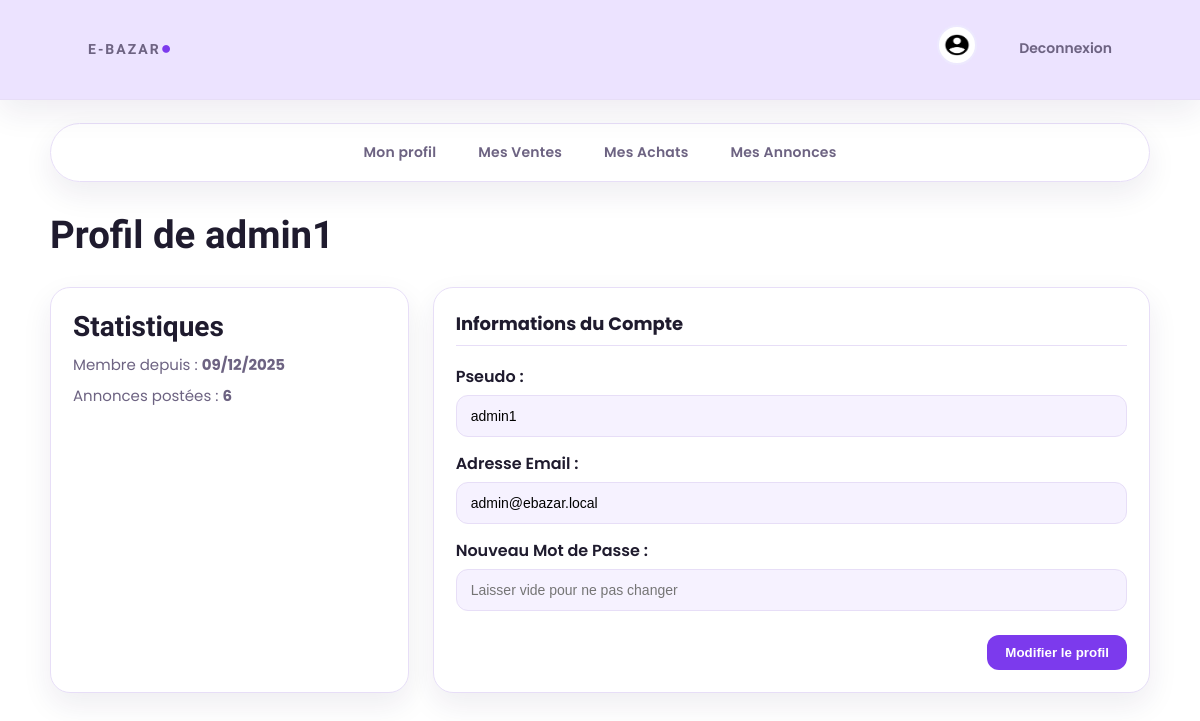
Page /profil.php (signed in) on the committed database.
### tables this page shows
CREATE TABLE utilisateurs (
    id INT AUTO_INCREMENT PRIMARY KEY,
    pseudo VARCHAR(255) NOT NULL UNIQUE,
    email VARCHAR(255) NOT NULL UNIQUE,
    mot_de_passe VARCHAR(255) NOT NULL,
    role ENUM('UTILISATEUR', 'ADMIN') NOT NULL DEFAULT 'UTILISATEUR',
    date_creation DATETIME NOT NULL DEFAULT CURRENT_TIMESTAMP
);

### public/profil.php (the view, shortened to what this page needs)
<?php
include '../config/config.php';
$current_user_id = $_SESSION['id'];
$user_info = null;
$nombre_annonces = 0;
try {
    $stmt_user = $pdo->prepare("SELECT pseudo, email, date_creation FROM utilisateurs WHERE id = ?");
    $stmt_user->execute([$current_user_id]);
    $user_info_fetched = $stmt_user->fetch(PDO::FETCH_ASSOC);
    $user_info = $user_info_fetched;
    $current_pseudo = $_POST['pseudo'] ?? $user_info['pseudo'];
    $current_email = $_POST['email'] ?? $user_info['email'];
    $stmt_count = $pdo->prepare("SELECT COUNT(id) FROM annonces WHERE vendeur_id = ?");
    $stmt_count->execute([$current_user_id]);
    $nombre_annonces = $stmt_count->fetchColumn();
} catch (Exception $e) {
    $user_info = ['pseudo' => 'Erreur', 'email' => 'Erreur', 'date_creation' => date('Y-m-d H:i:s')];
    $nombre_annonces = 'Erreur';
    $current_pseudo = 'Erreur';
    $current_email = 'Erreur';
}
$date_inscription = date('d/m/Y', strtotime($user_info['date_creation']));
?>
<!DOCTYPE html>
<html lang="fr">
<head>
    <link rel="stylesheet" href="css/accuill.css?v=99">
    <link rel="stylesheet" href="css/header.css">
    <link rel="stylesheet" href="css/profil.css">
</head>
<body>
<header class="navbar">
   <div class="logo">
        <a href="index.php"><span>E-Bazar</span><span class="dot">●</span></a>
       </div>
    <div>
        <?php if (!isset($_SESSION['id'])): ?>
            <a href="connexion.php"><strong>Se connecter</strong></a>
            <a href="inscription.php" class="btn-outline">S'inscrire</a>
        <?php else: ?>
            <a href="profil.php"><button class="icon"><img src="image/comptenoir.png" alt="Compte"></button></a>
            <a href="deconnexion.php">Deconnexion</a>
        <?php endif; ?>
    </div>
</header>
<nav>
    <a href="profil.php" ><p>Mon profil</p></a>
    <a href="mes_ventes.php"><p>Mes Ventes</p></a>
    <a href="mes_achats.php"> <p>Mes Achats</p></a>
    <a href="mes_annonces.php"><p>Mes Annonces</p></a>
</nav>
<main>
    <div class="texte">
        <h2>Profil de <?= htmlspecialchars($user_info['pseudo']) ?></h2>
    </div>
    <div class="profile-grid">
        <div class="stat">
            <h4>Statistiques</h4>
            <p>Membre depuis : <strong><?= $date_inscription ?></strong></p>
            <p>Annonces postées : <strong><?= htmlspecialchars($nombre_annonces) ?></strong></p>
        </div>
        <div class="profile-details">
            <h3>Informations du Compte</h3>
            <form method="POST" action="profil.php">
                <div class="form-group">
                    <label for="pseudo">Pseudo :</label>
                    <input type="text" id="pseudo" name="pseudo" value="<?= htmlspecialchars($current_pseudo) ?>" required>
                </div>
                <div class="form-group">
                    <label for="email">Adresse Email :</label>
                    <input type="email" id="email" name="email" value="<?= htmlspecialchars($current_email) ?>" required>
                </div>
                <div class="form-group">
                    <label for="mot_de_passe">Nouveau Mot de Passe :</label>
                    <input type="password" id="mot_de_passe" name="mot_de_passe" placeholder="Laisser vide pour ne pas changer">
                </div>
                <button type="submit" class="modifier-btn">Modifier le profil</button>
            </form>
        </div>
    </div>
</main>
</body>
</html>

### public/css/accuill.css (style rules this page uses)
:root { --bg: #ffffff; --surface: #ffffff; --surface-muted: #f6f2ff; --ink: #1f1b2e; --muted: #6d6382; --accent: #7c3aed; --accent-strong: #5b21b6; --accent-cool: #a855f7; --accent-soft: #ede9fe; --border: #e7def7; --shadow: 0 12px 30px rgba(38, 24, 76, 0.08); --shadow-strong: 0 18px 40px rgba(38, 24, 76, 0.14); --radius: 20px; --radius-lg: 28px; --radius-sm: 12px; }
* { margin: 0; padding: 0; box-sizing: border-box; }
body { font-family: "Poppins", sans-serif; color: var(--ink); background: var(--bg); min-height: 100vh; }
a { color: inherit; }
main { padding-bottom: 60px; animation: pageIn 0.6s ease both; }
nav { width: min(1100px, 92%); margin: 22px auto 10px; padding: 10px; background: rgba(255, 255, 255, 0.8); border: 1px solid var(--border); border-radius: 999px; display: flex; flex-wrap: wrap; justify-content: center; gap: 10px; box-shadow: var(--shadow); }
nav a { text-decoration: none; color: var(--muted); font-size: 14px; font-weight: 600; letter-spacing: 0.2px; padding: 8px 16px; border-radius: 999px; transition: all 0.2s ease; }
.texte { width: min(1100px, 92%); margin: 30px auto 10px; }
.texte h2 { font-family: "Italiana", serif; font-size: clamp(28px, 3.2vw, 42px); font-weight: 600; margin-top: 8px; }

### public/css/header.css (style rules this page uses)
:root { --bg: #ffffff; --surface: #ffffff; --surface-muted: #f6f2ff; --ink: #1f1b2e; --muted: #6d6382; --accent: #7c3aed; --accent-strong: #5b21b6; --accent-cool: #a855f7; --accent-soft: #ede9fe; --border: #e7def7; --shadow: 0 12px 30px rgba(38, 24, 76, 0.08); --shadow-strong: 0 18px 40px rgba(38, 24, 76, 0.14); --radius: 20px; --radius-lg: 28px; --radius-sm: 12px; }
.navbar { display: flex; justify-content: space-between; align-items: center; padding: 18px 6vw; background: #ece3ff; border-bottom: 1px solid var(--border); position: sticky; top: 0; z-index: 20; color: var(--ink); }
.logo { font-family: "Italiana", serif; font-size: 28px; font-weight: 600; letter-spacing: 2px; text-transform: uppercase; display: flex; align-items: center; gap: 8px; }
.logo a { text-decoration: none; color: var(--ink); display: inline-flex; align-items: center; gap: 8px; }
.logo .dot { color: var(--accent); font-size: 18px; }
.icon { background-color: transparent; border: none; margin-left: 8px; display: inline-flex; align-items: center; }
.icon img { height: 40px; width: 40px; border-radius: 50%; border: 2px solid var(--accent-soft); padding: 4px; background: #fff; }
header a, .navbar a { text-decoration: none; color: var(--muted); font-size: 14px; padding: 10px 16px; display: inline-block; border-radius: 999px; font-weight: 600; transition: all 0.2s ease; }
.navbar > div:last-child { display: flex; align-items: center; gap: 10px; flex-wrap: wrap; }

### public/css/profil.css (style rules this page uses)
* { box-sizing: border-box; }
.profile-grid { width: min(1100px, 92%); margin: 30px auto 0; display: grid; grid-template-columns: minmax(220px, 1fr) minmax(320px, 2fr); gap: 24px; }
.stat, .profile-details { padding: 22px; background-color: var(--surface); border-radius: var(--radius); border: 1px solid var(--border); box-shadow: var(--shadow); }
.stat h4 { font-family: "Italiana", serif; font-size: 28px; color: var(--ink); margin-bottom: 10px; }
.stat p { font-size: 15px; color: var(--muted); margin: 8px 0; }
.profile-details h3 { font-size: 18px; margin-bottom: 18px; border-bottom: 1px solid var(--border); padding-bottom: 8px; color: var(--ink); }
.form-group { margin-bottom: 14px; }
.form-group label { display: block; font-weight: 600; margin-bottom: 6px; color: var(--ink); }
.form-group input { width: 100%; padding: 12px 14px; border: 1px solid var(--border); border-radius: 12px; background: var(--surface-muted); font-size: 14px; }
.modifier-btn { background-color: var(--accent); color: #fff; padding: 10px 18px; border: none; border-radius: 12px; cursor: pointer; margin-top: 10px; font-weight: 600; float: right; transition: transform 0.2s ease, box-shadow 0.2s ease; }

### rows in the picture
utilisateurs: pseudo "admin1", date_creation "09/12/2025", email "admin@ebazar.local"

### other values in the picture
$nombre_annonces "6"
